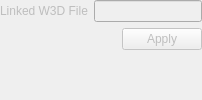
<?xml version="1.0" encoding="UTF-8"?>
<ui version="4.0">
 <class>TransformNodeEditorWidget</class>
 <widget class="QWidget" name="TransformNodeEditorWidget">
  <property name="enabled"><bool>false</bool></property>
  <layout class="QVBoxLayout" name="verticalLayout">
   <property name="spacing"><number>6</number></property>
   <property name="leftMargin"><number>0</number></property><property name="topMargin"><number>0</number></property>
   <property name="rightMargin"><number>0</number></property><property name="bottomMargin"><number>0</number></property>
   <item><layout class="QFormLayout" name="formLayout"><item row="0" column="0"><widget class="QLabel" name="fileNameLabel"><property name="text"><string>Linked W3D File</string></property></widget></item><item row="0" column="1"><widget class="QLineEdit" name="fileNameEdit"/></item></layout></item>
   <item alignment="Qt::AlignmentFlag::AlignRight"><widget class="QPushButton" name="applyButton"><property name="text"><string>Apply</string></property></widget></item>
   <item><spacer name="verticalSpacer"><property name="orientation"><enum>Qt::Orientation::Vertical</enum></property><property name="sizeHint" stdset="0"><size><width>20</width><height>40</height></size></property></spacer></item>
  </layout>
 </widget>
 <resources/><connections/>
</ui>
